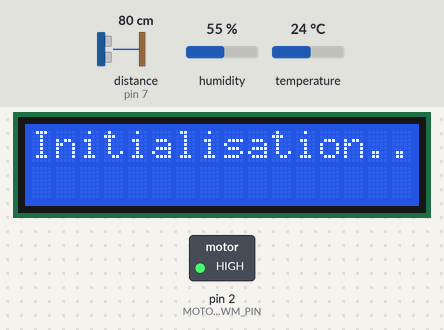
Bench run of a sketch on a simulated Arduino Uno, built with avr-gcc and run on an emulated ATmega328P. On the bench: 16×2 character LCD, switched loads named in the sketch (green lamp = pin HIGH). Wiring (inferred from the names in the program): ultrasonic range finder: trigger pin 8; echo pin 7. The test bench sets the inputs (shaded band); at power-on: distance to the obstacle (sensor on pin 7) 80 cm, humidity 55 %, temperature 24 °C. The echo pulse lasts 58.3 µs per cm; no radio packets arrive unless stated; pins used as bus, display or sensor lines are not drawn.

Above: at 0.2 s.
At 0.8 s:
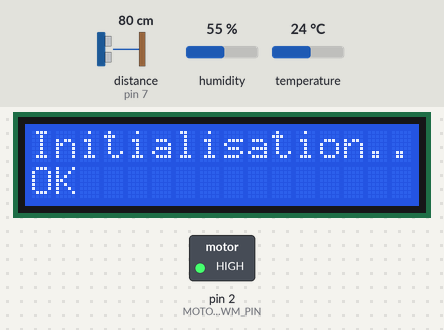
At 2.3 s:
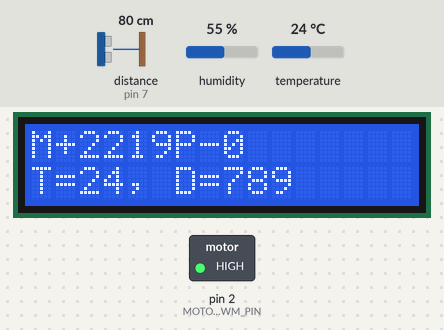
At 8.3 s:
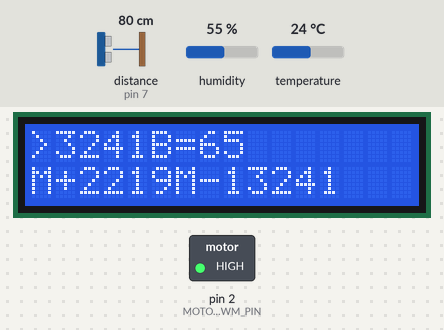
At 20.6 s:
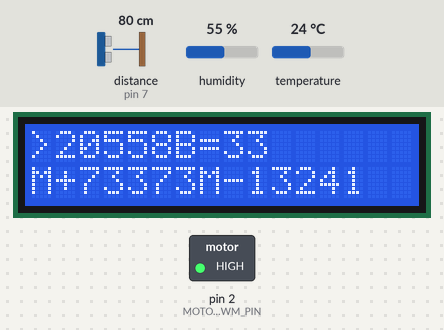
At 33.0 s:
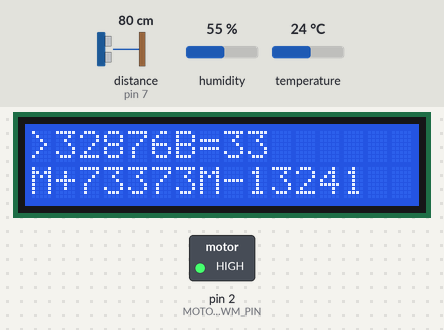

Measured:
- what the display in image 1 shows lasts 1.5 s, from 0.7 s to 2.2 s
- what the display in image 2 shows lasts 6.1 s, from 2.2 s to 8.3 s
- what the display in image 3 shows lasts 1.0 s, from 8.3 s to 9.3 s

The sketch:

JardinConnecte.ino
```cpp
// #include <Event.h>
//#include <PCF8574Timer.h>
//#include <PCint.h>
//#include <psl_130907.h>
#include <SimpleDHT.h>
#include <PCF8574.h>
#include <Wire.h>
#include <LiquidCrystal_I2C.h>
#include <SPI.h>
//#include "nRF24L01.h"
#include "RF24.h"
/*************************************************************************/
/*            P I N O U T     O N    A R D U I N O                       */
/*************************************************************************/
#define INTERRUPT_PIN     3
#define TEMP_HUM_PIN      4
#define MOTOR_PWM_PIN     2
#define HC_SR04_1_ECHO    7
#define HC_SR04_1_TRIG    8
#define RF_CE             9
#define RF_CSN            10

#define DEBUG
/*************************************************************************/
/*            P I N O U T     O N    E X P A N D E R                     */
/*************************************************************************/
#define RELAI_GPIO_EX_0 0        // GPIO for PUMP On/Off
#define MOTOR_IN1_GPIO_EX_1 1    // GPIO for Motor Rotation sens
#define MOTOR_IN2_GPIO_EX_2 2    // GPIO for Motor Rotation sens
#define WATER_OFF_INT_PIN 3      // GPIO for Interruption related to Water On/Off
#define GPIO_EX_4 4
#define GPIO_EX_5 5
#define GPIO_EX_6 6
#define GPIO_EX_7 7
#define GPIO_EX_8 8

/*************************************************************************/
/*                      C O N S T A N T S                                */
/*************************************************************************/
#define LCD_I2C_ADDRESS         (0x3F)
#define IO_EXPANDER_I2C_ADDRESS (0x38)
#define MAX_LENGTH              10
#define  SOUND_SPEED            (340.0 / 1000)   /* Vitesse du son dans l'air en mm/us */
#define MEASURE_TIMEOUT         (25000UL) // Constantes pour le timeout ==> 25ms = ~8m à 340m/s
#define WATERTANK_THRESHOLD     (1500) // Seuil pour la reserve d'eau ( vide ou non ) exprimé en millimètres
#define TEMP_THRESHOLD_LOW      4      // Seuil pour la temperature (gel ou pas) ==> 4°C

#define ACTION_SLEEP_NO_ACTION   (1<<0)
#define ACTION_SWITCH_ON_PUMP    (1<<1)
#define ACTION_SWITCH_OFF_PUMP   (1<<2)
#define ACTION_CHECK_TEMPERATURE (1<<3)
#define ACTION_CHECK_WATER_POOL  (1<<4)
#define ACTION_SWITCH_ON_MOTOR   (1<<5)
#define ACTION_SWITCH_OFF_MOTOR  (1<<6)

#define PUMPONTIME 5000    // 5 seconds
#define PUMPOFFTIME 30000  // 30 seconds
#define MOTORONTIME 10000  // 10 seconds
#define MOTOROFFTIME 60000 // 1 minutes
#define TXINFOTIME   30000 // 30 seonds
/*************************************************************************/
/*             G L O B A L     V A R I A B L E S                         */
/*************************************************************************/

LiquidCrystal_I2C lcd(LCD_I2C_ADDRESS,16,2); // set the LCD I2C address for a 16 chars and 2 line display
PCF8574           expander;
SimpleDHT11       dht11;
int               count = 0;
RF24              radio(RF_CE, RF_CSN); // Set up nRF24L01 radio on SPI bus plus pins 9 & 10
volatile int      ActionsBitmap = ACTION_SLEEP_NO_ACTION;
// RF Topology
// Radio pipe addresses for the 2 nodes to communicate  { Tx Address, Rx Address }
const uint64_t pipes[2] = { 0xF0F0F0F0F3LL, 0xF0F0F0F0D2LL };

unsigned long PumpOffTime;
unsigned long MotorOnTime;
unsigned long MotorOffTime;
unsigned long TxInfoTime;

byte Temperature = 0;
byte Humidity = 0;
int  WaterHeight = 0;
int  FoodHeight = 0;

/*************************************************************************/
/*                 M A C R O S                                           */
/*************************************************************************/
#define SwitchOnPump()       (expander.digitalWrite(RELAI_GPIO_EX_0,HIGH))
#define SwitchOffPump()      (expander.digitalWrite(RELAI_GPIO_EX_0,LOW))

#define SwitchOnMotor()  expander.digitalWrite(MOTOR_IN1_GPIO_EX_1, HIGH);  // Clockwise
#define SwitchOffMotor()  expander.digitalWrite(MOTOR_IN1_GPIO_EX_1, LOW);  // Clockwise

#define SwitchOnMotor_ActionSet()         (ActionsBitmap |= ACTION_SWITCH_ON_MOTOR)
#define SwitchOnMotor_ActionClear()       (ActionsBitmap &= (~ACTION_SWITCH_ON_MOTOR))
#define Is_SwitchOnMotor_ActionPending()  ((ActionsBitmap & ACTION_SWITCH_ON_MOTOR) == ACTION_SWITCH_ON_MOTOR )

#define SwitchOffMotor_ActionSet()         (ActionsBitmap |= ACTION_SWITCH_OFF_MOTOR)
#define SwitchOffMotor_ActionClear()       (ActionsBitmap &= (~ACTION_SWITCH_OFF_MOTOR))
#define Is_SwitchOffMotor_ActionPending()  ((ActionsBitmap & ACTION_SWITCH_OFF_MOTOR) == ACTION_SWITCH_OFF_MOTOR)

#define SwitchOnPump_ActionSet()         (ActionsBitmap |= ACTION_SWITCH_ON_PUMP)
#define SwitchOnPump_ActionClear()       (ActionsBitmap &= (~ACTION_SWITCH_ON_PUMP))
#define Is_SwitchOnPump_ActionPending()  ((ActionsBitmap & ACTION_SWITCH_ON_PUMP) == ACTION_SWITCH_ON_PUMP)

#define SwitchOffPump_ActionSet()         (ActionsBitmap |= ACTION_SWITCH_OFF_PUMP)
#define SwitchOffPump_ActionClear()       (ActionsBitmap &= (~ACTION_SWITCH_OFF_PUMP))
#define Is_SwitchOffPump_ActionPending()  ((ActionsBitmap & ACTION_SWITCH_OFF_PUMP) == ACTION_SWITCH_OFF_PUMP )
/*************************************************************************/
/*             L O C A L     F U N C T I O N S                           */
/*************************************************************************/

/** This function will be called each time the state of a pin of the PCF8574 change */
void ISRgateway() {
  expander.checkForInterrupt();
}

boolean IsWaterTankFull(void) {
  if (expander.digitalRead(WATER_OFF_INT_PIN) == HIGH)
    return true;
  return false;
}

/* This routines handle interrupt linked to empty tank
   It turns on the pump
*/
void WaterOff_InterruptHandler(void) {
  SwitchOnPump_ActionSet();
}

boolean rf_tx(float meas) {

  static char tx_data[40];
  int  count = 0;
  static char rx_data[MAX_LENGTH] ;

  // First, stop listening so we can talk.
  radio.stopListening();
  // build message to send
  count = sprintf(tx_data,"la distance est %d mm",int(meas));
  radio.write( tx_data, count );

  // Now, continue listening
  radio.startListening();

  // Wait here until we get a response, or timeout
  unsigned long started_waiting_at = millis();
  bool timeout = false;
  while ( ! radio.available() && ! timeout )
    if (millis() - started_waiting_at > 5000 )
      timeout = true;

  // Describe the results
  if ( timeout )
  {
    //Serial.println(F("Failed, response timed out."));
    lcd.setCursor(9,0);
    lcd.print("KO!");
    return false;
  }
  else
  {
    // Grab the response, compare, and send to debugging spew
    uint8_t len = radio.getDynamicPayloadSize();

    // If a corrupt dynamic payload is received, it will be flushed
    if (!len) {
      //Serial.println(F("Corrupted data."));
      lcd.setCursor(9,0);
      lcd.print("Bad");
      return false;
    }

    radio.read( rx_data, len );

    // Put a zero at the end for easy printing
    rx_data[len] = 0;

    // Spew it
    //Serial.print(F("Got response size="));
    //Serial.print(len);
    //Serial.print(F(" value="));
    //Serial.println(rx_data);
    lcd.setCursor(9,0);
    lcd.print("OK");
    return true;
  }
}

void setup() {
  // put your setup code here, to run once:
  // initialize the lcd
  lcd.init();
  lcd.backlight();
  lcd.clear();
  lcd.print("Initialisation...");

  // Start GPIO Expander
  expander.begin(IO_EXPANDER_I2C_ADDRESS);

  /* Enable PCF8574 interrupts, use pin D8 as "INT" pin and ISRgateway() as callback function
     Here the pin in the interrupt Pin on Arduino ( use cable btw Arduino Pin & PCF8574 INT pin (8)*/
  expander.enableInterrupt(INTERRUPT_PIN, ISRgateway);
  expander.pinMode(RELAI_GPIO_EX_0, OUTPUT);
  expander.digitalWrite(RELAI_GPIO_EX_0, LOW);  // Pump Off

  // Configure Motor Control Driver pins
  pinMode(MOTOR_PWM_PIN, OUTPUT);
  expander.pinMode(MOTOR_IN1_GPIO_EX_1, OUTPUT);
  expander.pinMode(MOTOR_IN2_GPIO_EX_2, OUTPUT);

  // Configure Speed = 200/255
  analogWrite(MOTOR_PWM_PIN, 200);
  expander.digitalWrite(MOTOR_IN1_GPIO_EX_1, LOW);  // Motor Off
  expander.digitalWrite(MOTOR_IN2_GPIO_EX_2, LOW);

  /* Attach a software interrupt on pin 3 of the PCF8574 */
  expander.pinMode(WATER_OFF_INT_PIN, INPUT_PULLUP);
  expander.attachInterrupt(WATER_OFF_INT_PIN, WaterOff_InterruptHandler, FALLING);


   /* Initialise les broches du capteur HC-SR04 */
  pinMode(HC_SR04_1_TRIG, OUTPUT);
  digitalWrite(HC_SR04_1_TRIG, LOW); // La broche TRIGGER doit être à LOW au repos
  pinMode(HC_SR04_1_ECHO, INPUT);

  // Setup and configure rf radio
  radio.begin();
  radio.setPALevel(RF24_PA_HIGH);
  radio.enableDynamicPayloads(); // enable dynamic payloads
  radio.setRetries(5, 15); // optionally, increase the delay between retries & # of retries
  // Open pipes to other nodes for communication
  radio.openWritingPipe(pipes[0]); // Tx Pipe
  radio.openReadingPipe(1, pipes[1]); // Rx Pipe

  ComputeTemperature(&Temperature, &Humidity);
  delay(100);
  WaterHeight = ComputeWaterHeight();
  delay(500);

  lcd.setCursor(0,1);
  lcd.print("OK") ;
    delay(1500);

#ifdef DEBUG
  // For test purpose, initialize timings
  MotorOnTime = millis() ;
  SwitchOnMotor_ActionSet();
  TxInfoTime  = MotorOnTime;
  PumpOffTime = 0UL;

  lcd.clear();
  lcd.print("M+");
  lcd.print(MotorOnTime);
  lcd.print("P-");
  lcd.print(PumpOffTime);
#endif

  lcd.setCursor(0,1);
  lcd.print("T=");
  lcd.print(Temperature);
  lcd.print(", D=");
  lcd.print(WaterHeight);
  delay(1000);
}

/* This routine uses HC-SR04_1 to measure height of water in the tank
   */
int ComputeWaterHeight(void) {
  long measure ;

  /* 1. Lance une mesure de distance en envoyant une impulsion HIGH de 10µs sur la broche TRIGGER */
  digitalWrite(HC_SR04_1_TRIG, HIGH);
  delayMicroseconds(10);
  digitalWrite(HC_SR04_1_TRIG, LOW);

  /* 2. Mesure le temps entre l'envoi de l'impulsion ultrasonique et son écho (si il existe) */
  measure = pulseIn(HC_SR04_1_ECHO, HIGH, MEASURE_TIMEOUT);

  /* 3. Calcul la distance à partir du temps mesuré */
  return ( (int )(measure / 2.0 * SOUND_SPEED));
}

/*  This routine uses DHT11 or DHT22 to measure temperature & humidity
 */
int ComputeTemperature(byte *temp, byte *hum) {
  int err = SimpleDHTErrSuccess;
  if ((err = dht11.read(TEMP_HUM_PIN, temp, hum, NULL)) != SimpleDHTErrSuccess) {
    return -1;
  }
  return 0;
}

boolean TimeToAction( unsigned long action_t , unsigned long t ) {
  // Check elapsed time
  // roll over is done automatically by manipulating unsigned long
  if ( t >= action_t)
    return true;
  return false;
}

int HandleRegularActions(unsigned long t){
  if (((ActionsBitmap & ACTION_SWITCH_OFF_PUMP) == ACTION_SWITCH_OFF_PUMP) && ( TimeToAction(PumpOffTime, t) == true)) {
    // Check if enough water ?
    if ( IsWaterTankFull() == true ) {
      // Switch Off Water Pump
      SwitchOffPump();
      SwitchOffPump_ActionClear();
    }
    else {
      // restart
      // Compute Elapsed Time => T+60s
      PumpOffTime = t + PUMPONTIME;
    }
  }

  if (((ActionsBitmap & ACTION_SWITCH_ON_MOTOR) == ACTION_SWITCH_ON_MOTOR) && (TimeToAction(MotorOnTime, t) == true)) {
    // Switch On Motor
    SwitchOnMotor();
    SwitchOnMotor_ActionClear();

    // Compute MotorOffTime
    MotorOffTime = t + MOTORONTIME ;
    SwitchOffMotor_ActionSet();
  }

  if (((ActionsBitmap & ACTION_SWITCH_OFF_MOTOR) == ACTION_SWITCH_OFF_MOTOR) && (TimeToAction(MotorOffTime, t) == true)) {
    // Switch Off Motor
    SwitchOffMotor();
    SwitchOffMotor_ActionClear();

    // Compute MotorOnTime
    MotorOnTime = t + MOTOROFFTIME ;
    SwitchOnMotor_ActionSet();
  }

  if (TimeToAction(TxInfoTime, t) == true) {
    // Send measure through RF link
    rf_tx(0.5);
    // TxInfoSend_ActionClear();

    // Compute MotorOffTime
    TxInfoTime = t + TXINFOTIME ;
  }
}

void loop() {
  unsigned long current_t = millis();

  // put your main code here, to run repeatedly:

  /* Main applications consists in 2 main parts
   * 1. Handle actions based on time, regular events (e.g. check temperature, ... )
   * 2. Handle acions based on interrupt (asynchronous) example water tank empty ...
   */
  HandleRegularActions(current_t);

  // Handle asynchronous actions,
//  while (ActionsBitmap != ACTION_SLEEP_NO_ACTION) {
    if (Is_SwitchOnPump_ActionPending()) {
      // clear bitmap, mentioning action being processed
      SwitchOnPump_ActionClear();

      // Verify if temperature is above threshold and if there
      // is enough water in pool
      if (ComputeTemperature(&Temperature, &Humidity) == 0) {

        WaterHeight = ComputeWaterHeight();

        if ((Temperature < TEMP_THRESHOLD_LOW) ||
            (WaterHeight > WATERTANK_THRESHOLD)) {
              // Alerte
        }
        else {
          // Compute Elapsed Time => T+60s
          SwitchOnPump();
          PumpOffTime = current_t + PUMPONTIME ;
          SwitchOffPump_ActionSet();
        }
      }
      else {
        // Alerte : bad temperature sensor
      }
    }

#if 0
    if (Is_SwitchOffPump_ActionPending()) {
      SwitchOffPump();
      SwitchOffPump_ActionClear();
    }

    if (Is_SwitchOnMotor_ActionPending()) {
      SwitchOnMotor();
      SwitchOnMotor_ActionClear();
    }

    if (Is_SwitchOffMotor_ActionPending()) {
      SwitchOffMotor();
      SwitchOffMotor_ActionClear();
    }
#endif
 // }
#ifdef DEBUG
  lcd.clear();
  lcd.print(">");
  lcd.print(current_t);
  lcd.print("B=");
  lcd.print(ActionsBitmap);
#endif

  lcd.setCursor(0,1);

#ifdef DEBUG
  //lcd.clear();
  lcd.print("M+");
  lcd.print(MotorOnTime);
  lcd.print("M-");
  lcd.print(MotorOffTime);
#else
  lcd.print("T=");
  lcd.print(Temperature);
  lcd.print(", D=");
  lcd.print(WaterHeight);
#endif
  delay(1000);

}
```
